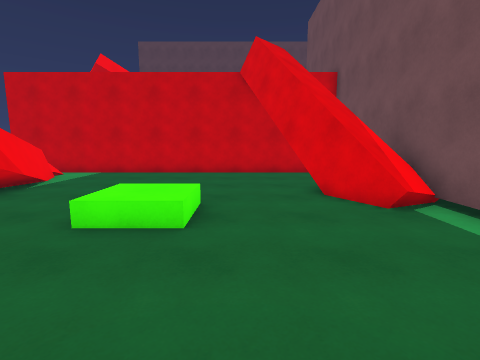
[1] (above)

15 first-person views from a walk through a 3-D level made in the Unity game engine. The camera is 1.5 m above the floor, tilts 8° down and sees 85° across. The floor is counted in squares, 1 m on a side. Each view is taken from the middle of a square. On the plan, view 1 faces up. The plan holds only what a view shows up to about 14 squares ahead; the rest is blank. The place goes on beyond the plan. The player is left out.

[2]
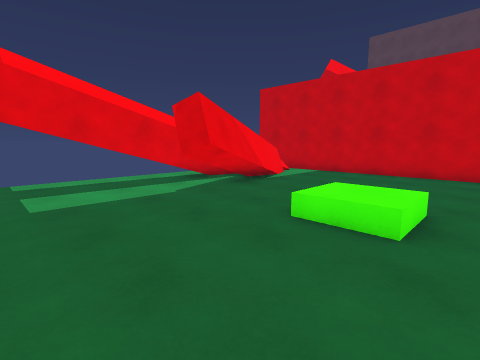

[3]
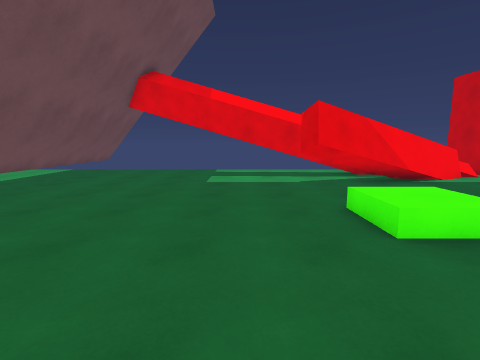

[4]
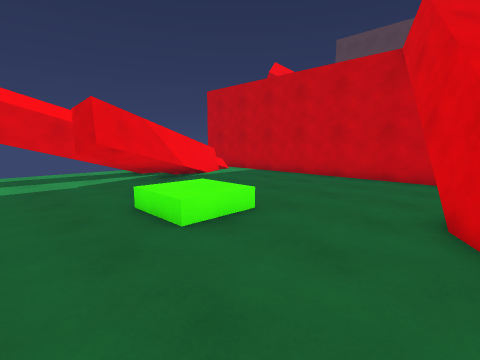

[5]
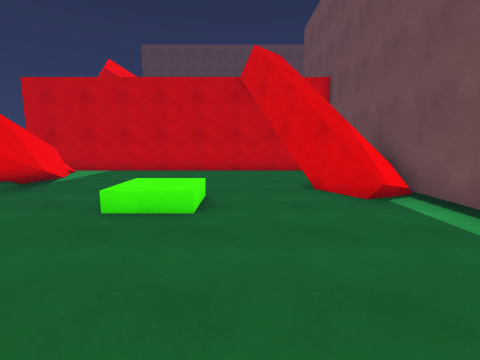

[6]
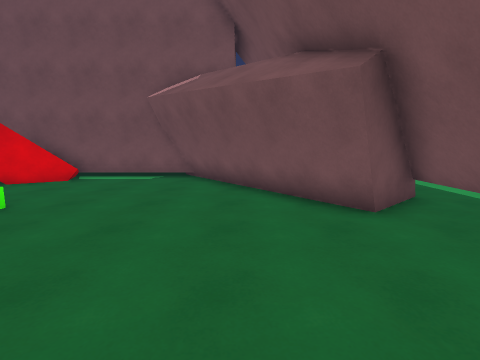

[7]
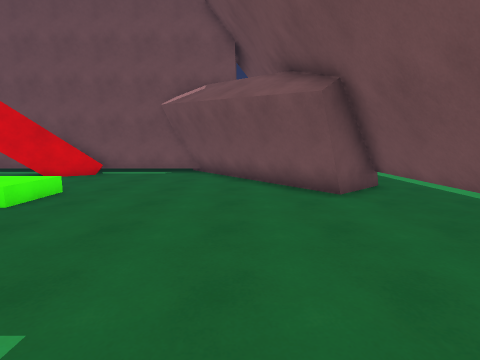

[8]
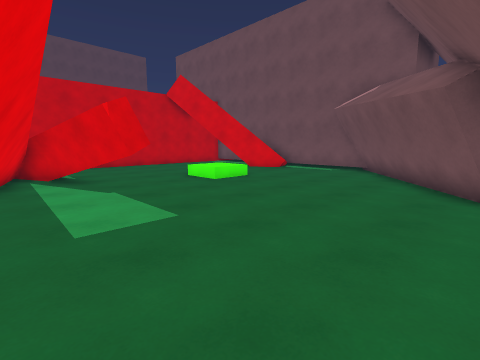

[9]
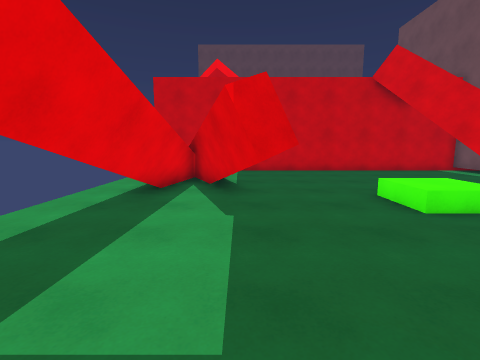

[10]
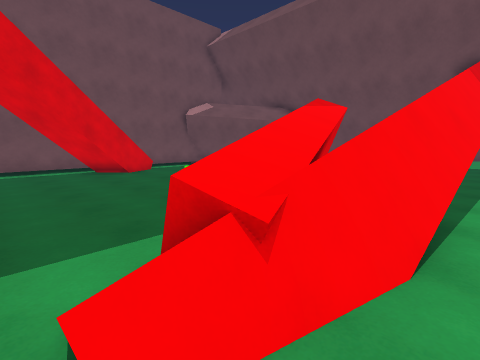

[11]
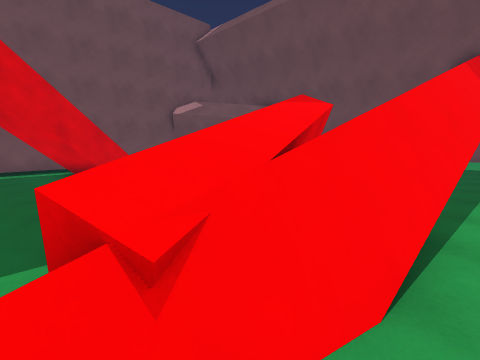

[12]
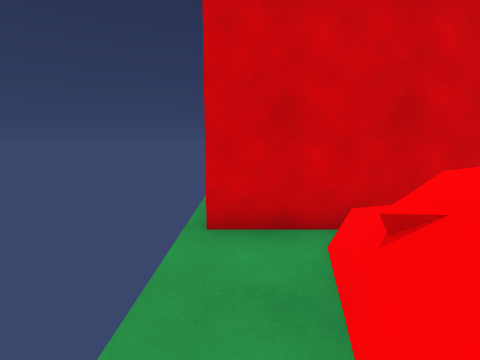

[13]
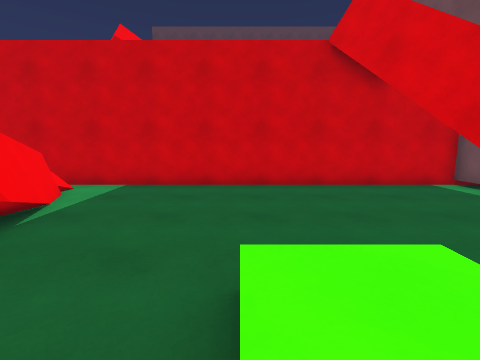

[14]
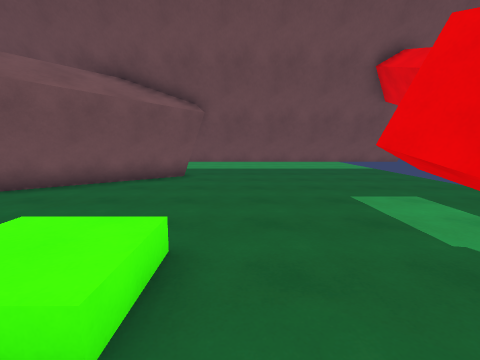

[15]
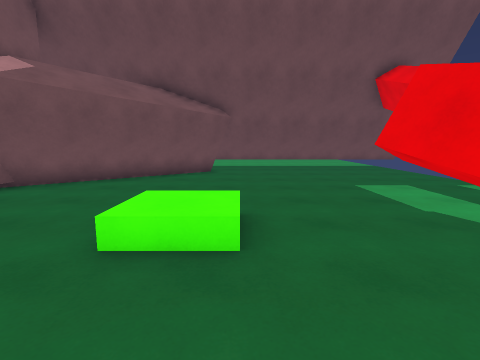

### Floor plan
Key: @ floor where view 1 was taken; # wall or solid block; . main floor; : floor 0.5 m higher than the main floor; / step, stairs or slope; = window, fence, low wall or low ledge; ^ raised ledge; T thing the floor can be seen under or through; O other object.
Columns run from 12 left of view 1 to 5 right of it. Each row starts with its distance up from view 1.
 14 ##################
 13  ................#
 12  .==.............#
 11  .=^=............#
 10  .=^#.........TO.#
  9  .#^#T........T  #
  8  .###T........TT/#
  7  .###T.........=/#
  6  .#TTTT../:/..../#
  5  .##.TT../:/.....#
  4  .#..............#
  3  .#..............#
  2  .#..............#
  1  ..............###
  0  ...........@.###
 -1  ............###
 -2  ..........###
 -3  .........###
 -4  .........###
 -5 #############

Where each view was taken, in squares from view 1:
view 1: 0 up, 0 right, facing up
view 2: 0 up, 0 right, facing up-left
view 3: 2 up, 3 right, facing left
view 4: 2 up, 3 right, facing up-left
view 5: 1 down, 0 right, facing up
view 6: 1 down, 7 left, facing right
view 7: 1 down, 9 left, facing right
view 8: 4 down, 10 left, facing up-right
view 9: 1 down, 7 left, facing up
view 10: 13 up, 11 left, facing down-right
view 11: 12 up, 11 left, facing down-right
view 12: 9 up, 11 left, facing up
view 13: 4 up, 3 left, facing up
view 14: 8 up, 4 left, facing down
view 15: 10 up, 3 left, facing down
